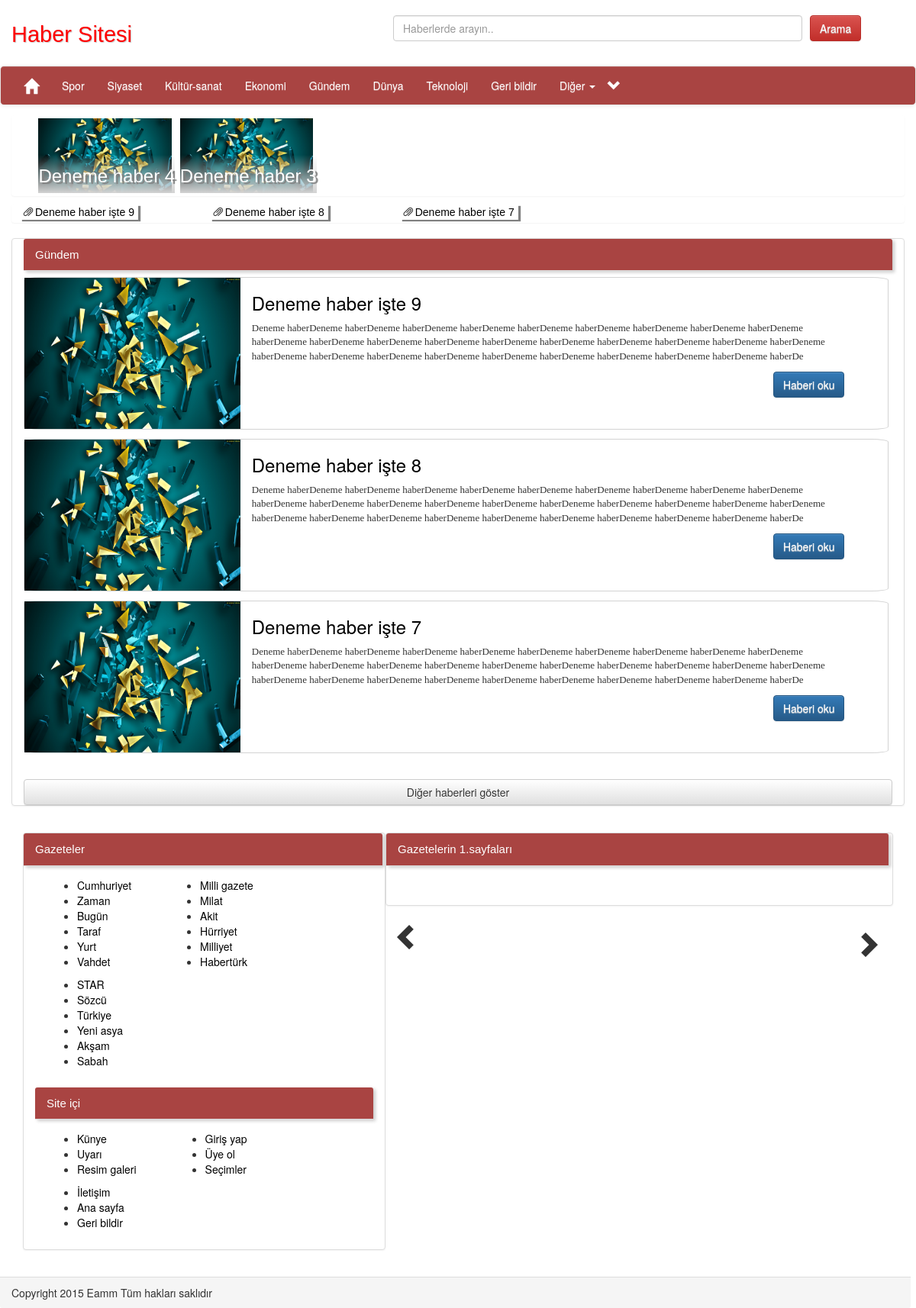
/1_gundem, run on the app's committed database.
### tables this page shows
CREATE TABLE IF NOT EXISTS `haberler` (
  `id` int(11) NOT NULL,
  `baslik` varchar(225) NOT NULL,
  `metin` text NOT NULL,
  `aciklama` varchar(180) NOT NULL,
  `tik` int(11) NOT NULL DEFAULT '0',
  `etiketler` varchar(220) NOT NULL,
  `tarih` varchar(180) NOT NULL,
  `resimurl` varchar(225) NOT NULL,
  `katagoriid` int(11) NOT NULL,
  `perma` varchar(180) NOT NULL,
  `slider` int(11) NOT NULL DEFAULT '0',
  `ust` int(11) NOT NULL DEFAULT '0',
  `katagoriperma` varchar(140) NOT NULL,
  `hedef` varchar(140) NOT NULL
);

CREATE TABLE IF NOT EXISTS `katagoriler` (
  `id` int(11) NOT NULL,
  `katagoriad` varchar(180) NOT NULL,
  `altkatagori` int(11) NOT NULL DEFAULT '0',
  `altkatagoriid` int(11) NOT NULL,
  `perma` varchar(100) NOT NULL
);

### application/controllers/katagori.php (called while the page is built, shortened)
<?php
class katagori extends CI_Controller {
	public function index()
	{
		$this->load->helper("url");
		$haberliste = $this->anasayfa_model->habercek();
		$data["haberler"]=$haberliste;
		$data["encoktik"]=$this->anasayfa_model->encoktik();
		$data["deger"]=$this->uri->segment(2,0);
		$data["id"]=$this->uri->segment(1,0);
		$this->load->model("katagori_model");
		$data["gelen"]=$this->katagori_model->yazicek($data["id"]);
		$data["kbilgi"]=$this->katagori_model->kbilgi($data["deger"],$data["id"]);
		$this->load->view('katagori_view',$data);
	}
}
?>

### index.php (called while the page is built, shortened)
<?php
require_once BASEPATH.'core/CodeIgniter.php';

### application/models/anasayfa_model.php (called while the page is built, shortened)
<?php
class anasayfa_model extends CI_Model {
public function habercek(){
$this->db->select("*");
$this->db->from("haberler");
$this->db->order_by("id","desc");
$this->db->limit("9");
$getir = $this->db->get();
if($getir->num_rows()){
return $getir->result_array();
}else {
return false;
}
}
public function encoktik()
{
$this->db->select("*");
$this->db->from("haberler");
$this->db->order_by("tik","desc");
$this->db->limit("5");
$getir = $this->db->get();
if($getir->num_rows()){
return $getir->result_array();
}else {
return false;
}
}
}
?>

### application/models/katagori_model.php (called while the page is built)
<?php
class katagori_model extends CI_Model {
public function yazicek($kid){
$this->db->select("*");
$this->db->from("haberler");
$this->db->where("katagoriid",$kid);
$this->db->order_by("id","desc");
$this->db->limit(3);
$getir = $this->db->get();
if($getir->num_rows()){
return $getir->result_array();
}else {
return false;
}
}
public function kbilgi($perma,$id){
$this->db->select("*");
$sorgu = array("perma"=>$perma,"id"=>$id);
$this->db->where($sorgu);
$this->db->from("katagoriler");
$query = $this->db->get();
$query = $query->row_array();
return $query;
}
}
?>

### application/views/katagori_view.php (the view, shortened to what this page needs)
<?php
if($_SERVER['PHP_SELF']!="".base_url()."application/views/katagori_view.php"){
?>
<!DOCTYPE html>
<html>
<head>
<link rel="stylesheet" type="text/css" href="<?php echo base_url(); ?>assets/css/bootstrap.css" />
<link rel="stylesheet" type="text/css" href="<?php echo base_url(); ?>assets/css/bootstrap.min.css" />
<link rel="stylesheet" type="text/css" href="<?php echo base_url(); ?>assets/css/bootstrap-theme.css" />
<link rel="stylesheet" type="text/css" href="<?php echo base_url(); ?>assets/css/katagori.css" />
</head>
<body>
<div class="container-fluid">
<?php
$data["usthaber"]=$haberler;
 		$this->load->view("header_view",$data);
 ?>
<div class="panel panel-default col-md-12">
<div class="kpla panel-heading"><?php echo $kbilgi["katagoriad"]; ?></div>
<ul class="list-inline" id="katagorul">
<?php
foreach($gelen as $katagori){
	?>
<li class="<?php echo $katagori["katagoriid"]; ?>" id='<?php echo $katagori["id"]; ?>'><div class="ihaber col-md-12">
<a target="_blank" href='<?php echo $katagori["hedef"]; ?>'>	<img src='<?php echo $katagori["resimurl"]; ?>' alt='resim' id="hbrresim"/>
</a>
<div id="detay">
<a target="_blank" href='<?php echo $katagori["hedef"]; ?>'><h3 id="dbaslik"><?php echo $katagori["baslik"]; ?></h3></a>
<p id="daciklama"><?php echo substr($katagori["metin"],0,350); ?></p>
<a href="<?php echo base_url(); ?>h/<?php echo $katagori["id"]."_".$katagori["perma"]; ?>" class="btn btn-primary right">Haberi oku</a>
</div>
</div></li>
<?php } ?>
</ul>
<?php
	if(!empty($gelen)){
		?><br>
<a id="katagoricek" class="col-md-12 btn btn-default">Diğer haberleri göster</a>
<?php
	}
 ?>
</div>
<?php $this->load->view("footer_view"); ?>
</body>
</html>
<?php }else {echo "Buraya giriş yasak";} ?>

### application/views/header_view.php (shortened to what this page needs)
<?php
if($_SERVER['PHP_SELF']!="".base_url()."application/views/header_view.php"){
?>
<link rel="stylesheet" type="text/css" href="<?php echo base_url(); ?>assets/css/header.css" />
<div class="row header">
<div class="col-md-5 wd">
<h3 id="logo">Haber Sitesi</h3>
</div>
<div style="padding-top:20px" class="arama col-md-7">
<form action="sonuclar" method="get">
	<input autocomplete="off" style="float:left;width:80%;margin-right:10px" type="text" class="form-control" name="ara" placeholder="Haberlerde arayın.." />
	<input style="float:left" type="submit" id="arabuton" class="btn btn-danger" value="Arama" />
</form>
</div>
<nav class="ustmenu col-md-12 navbar navbar-default">
  <div id="ustmenu" class="container-fluid">
    <div class="collapse navbar-collapse" id="bs-example-navbar-collapse-1">
      <ul id="ustul" class="nav navbar-nav">
        <li>
    <div class="navbar-header">
      <a class="navbar-brand" href="<?php echo base_url(); ?>"> <span class="glyphicon glyphicon-home" style="font-size:20px"></span></a>
    </div>
</li>
        <li>
<a href='<?php echo base_url(); ?>2_spor'>Spor</a>
</li>
<li>
<a href='<?php echo base_url(); ?>3_siyaset'>Siyaset</a>
</li>
<li>
<a href='<?php echo base_url(); ?>7_kultur-sanat'>Kültür-sanat</a>
</li>
<li>
<a href='<?php echo base_url(); ?>4_ekonomi'>Ekonomi</a>
</li>
<li>
<a href='<?php echo base_url(); ?>1_gundem'>Gündem</a>
</li>
<li>
<a href='<?php echo base_url(); ?>5_dunya'>Dünya</a>
</li>
<li>
<a href='<?php echo base_url(); ?>6_teknoloji'>Teknoloji</a>
</li>
<li>
<a href='<?php echo base_url(); ?>iletisim'>Geri bildir</a>
</li>
        <li class="dropdown">
          <a href="#" class="dropdown-toggle" data-toggle="dropdown" role="button" aria-haspopup="true" aria-expanded="false">Diğer <span class="caret"></span></a>
        </li>
  <li><span id="down" style="font-size:18px;margin-top:15px" class="glyphicon glyphicon-chevron-down"></span>
      <span style="font-size:18px;margin-top:15px;display:none" id="up" class="glyphicon glyphicon-chevron-up"></span></li>
      </ul>
    </div>
  </div>
</nav>
</div>
<div class="col-md-12 panel panel-default usthaber">
<?php foreach($usthaber as $ust){
if($ust["ust"]=="1"){ ?>
<div class="usteleman col-md-2">
<div id="imgbox">
	<a href='<?php echo base_url(); ?>h/<?php echo $ust["id"]."_".$ust["perma"]; ?>'>
  <img src='<?php echo $ust["resimurl"]; ?>' id="usthaberresim" alt="resim"/>
<h3 id="usthbslk"><?php echo $ust["baslik"]; ?></h3>
</a>
</div>
</div><?php } ?>
<?php } ?>
</div>
<div class="col-md-12 panel panel-default kayanhaber">
<marquee>
<ul class="list-inline">
<?php foreach($usthaber as $kayan){
  if($kayan["ust"]=="3"){
  ?>
<li><span class="nw glyphicon glyphicon-paperclip"></span><a href='<?php echo $kayan["hedef"]; ?>'><?php echo $kayan["baslik"]; ?></a></li>
<?php } } ?>
</ul>
</marquee>
</div>
<?php }else {echo "Buraya giriş yasak";} ?>

### application/views/footer_view.php (shortened to what this page needs)
<?php
if($_SERVER['PHP_SELF']!="".base_url()."application/views/footer_view.php"){
?>
<div class="row">
<link rel="stylesheet" type="text/css" href="<?php echo base_url(); ?>assets/css/footer.css" />
<div class="col-md-12 footer">
<div class="panel-body">
<div class="col-md-5 panel panel-default">
<div style="width:106%" class="kp panel-heading">Gazeteler</div>
<div class="panel-body">
	<ul style="float:left;margin-right:50px;">
		<li><a href="http://www.cumhuriyet.com.tr/">Cumhuriyet</a></li>
		<li><a href="http://www.zaman.com.tr/haber">Zaman</a></li>
		<li><a href="http://www.bugun.com.tr/">Bugün</a></li>
		<li><a href="http://www.taraf.com.tr/">Taraf</a></li>
		<li><a href="http://www.yurtgazetesi.com.tr/">Yurt</a></li>
		<li><a href="http://www.gazetevahdet.com/">Vahdet</a></li>
	</ul>
	<ul style="float:left;margin-right:50px;">
		<li><a href="http://www.milligazete.com.tr/">Milli gazete</a></li>
		<li><a href="http://www.milatgazetesi.com/">Milat</a></li>
		<li><a href="http://www.yeniakit.com.tr/">Akit</a></li>
		<li><a href="http://www.hurriyet.com.tr/">Hürriyet</a></li>
		<li><a href="http://www.milliyet.com.tr/">Milliyet</a></li>
		<li><a href="http://haberturk.com">Habertürk</a></li>
	</ul>
	<ul style="float:left;">
		<li><a href="http://star.com.tr">STAR</a></li>
		<li><a href="http://sozcu.com.tr">Sözcü</a></li>
		<li><a href="http://turkiyegazetesi.com.tr">Türkiye</a></li>
		<li><a href="http://yeniasya.com.tr">Yeni asya</a></li>
		<li><a href="http://aksam.com.tr">Akşam</a></li>
		<li><a href="http://sabah.com.tr">Sabah</a></li>
	</ul>
</div>
<div class="panel-heading">Site içi</div>
<div class="panel-body">
<ul style="float:left;margin-right:50px;">
		<li><a href="<?php echo base_url(); ?>bilgi/kunye">Künye</a></li>
		<li><a href="<?php echo base_url(); ?>bilgi/uyari">Uyarı</a></li>
		<li><a href="<?php echo base_url(); ?>resimgaleri">Resim galeri</a></li>
	</ul>
<ul style="float:left;margin-right:50px;">
		<li><a href="<?php echo base_url(); ?>uyelik/">Giriş yap</a></li>
		<li><a href="<?php echo base_url(); ?>uyelik/">Üye ol</a></li>
		<li><a href="<?php echo base_url(); ?>secimler/">Seçimler</a></li>
	</ul>
<ul style="float:left;">
		<li><a href="<?php echo base_url(); ?>iletisim/">İletişim</a></li>
		<li><a href="<?php echo base_url(); ?>">Ana sayfa</a></li>
		<li><a href="<?php echo base_url(); ?>iletisim/">Geri bildir</a></li>
	</ul>
</div>
</div>
<div class="col-md-7 panel panel-default">
<div width="105%" class="kp panel-heading">Gazetelerin 1.sayfaları</div>
<div class="panel-body">
<ul class="list-inline">
		<li class="col-md-2 hidden-sm hidden-xs" id="prev"><span class='glyphicon glyphicon-chevron-left'></span></li>
</ul>
<ul id="goruntule" class="col-md-12 list-inline goruntule">
	<li class="col-md-3"><?php gazetecek("http://www.ensonhaber.com/milligazete-gazetesi.htm"); ?></li>
	<li class="col-md-3"><?php gazetecek("http://www.ensonhaber.com/vahdet-gazetesi.htm"); ?></li>
	<li class="col-md-3"><?php gazetecek("http://www.ensonhaber.com/turkiye-gazetesi.htm"); ?></li>
	<li class="col-md-3"><?php gazetecek("http://www.ensonhaber.com/milliyet-gazetesi.htm"); ?></li>
</ul>
<ul class="list-inline">
	<li class="col-md-2 hidden-sm hidden-xs" id="next"><span class='glyphicon glyphicon-chevron-right'></span></li>
</ul>
</div>
</div>
</div>
<div style="width:102%" class="kp panel-footer">Copyright 2015 Eamm Tüm hakları saklıdır</div>
</div>
</div>
<?php
}else {
	echo "Buraya giriş yasak";
}
?>

### assets/css/katagori.css (style rules this page uses)
a { color:black; }
.ihaber { height:200px;border:1px solid lightgray; border-radius:2%; margin-top:8px; padding:0; }
#hbrresim { width:25%; height:100%; float:left; }
p#daciklama { font-family: Verdana; font-size:13px; }
#detay { float:left; width:70%; padding-left:15px; }
.right { float:right; }

### assets/css/header.css (style rules this page uses)
a { color:black; }
h3#logo { margin-top:30px; font-size:29px; font-family: sans-serif; color:#f00; text-shadow:1px 1px 1px #ccc; }
.ustmenu { padding:0; margin-top:-14px; background-image: -webkit-linear-gradient(bottom, #a94442 0%, #337ab7100%); background-image: -o-linear-gradient(top, #a94442 0%, #a94442 100%); background-image: -webkit-gradient(linear, left top, left bottom, from(#a94442), to(#a94442)); background-image: linear-gradient(to bottom, #a94442 0%, #a94442 100%); color:white; }
a.navbar-brand { margin:0; }
#ustmenu a { color:white; }
.usteleman { margin-left:-5px; border:1px solid transparent ; }
.usthaber { border:1px solid transparent; padding:2px; padding-left:2%; margin-top:-7px; }
#imgbox { width:110%; height:100%; }
.arama { height:100px; background-image: linear-gradient(to bottom, transparent 0px, white 100%); background-repeat: repeat-x; }
img#usthaberresim { width:100%; height:100%; }
h3#usthbslk { font-family:Arial; z-index:3; margin-top:-50px; padding-top:15px; background-image: linear-gradient(to bottom, transparent 0px, lightgray 100%); background-repeat: repeat-x; width:95%; height:50px; color:white; position:absolute; text-shadow: 3px 2px 1px gray; transition:background-image 1s }
.kayanhaber { margin-top:-10px; max-height:25px; padding-top:-5px; font-family:Arial; border:1px solid transparent; }
.kayanhaber ul li { margin-right:90px; box-shadow: 3px 2px 1px gray; }
.nw { margin-right:3px; font-size:12px; }

### assets/css/footer.css (style rules this page uses)
.kp { margin-left:-15px; width:104%; }
#prev { position: absolute; z-index: 5; font-size:35px; margin-top:8%; float:left; margin-left:-20px; }
#next { position: absolute; z-index: 5; font-size:35px; margin-top:8%; float:right; margin-left:-20px; }

### application/views/header_view.php (style rules this page uses)
a { color:black; }

### data on the page
haberler: resimurl (picture), baslik "Deneme haber 4"
haberler: resimurl (picture), baslik "Deneme haber 3"
haberler: baslik "Deneme haber işte 9", resimurl (picture), metin "Deneme haberDeneme haberDeneme haberDeneme haberDeneme haberDeneme haberDeneme haberDeneme haberDeneme haberDeneme haberDeneme haberDeneme haberDeneme haberDeneme haberDeneme haberDeneme haberDeneme haberDeneme haberDeneme haberDeneme haberDeneme haberDeneme haberDeneme haberDeneme haberDeneme haberDeneme haberDeneme haberDeneme haberDeneme haberDe"
haberler: baslik "Deneme haber işte 8", resimurl (picture), metin "Deneme haberDeneme haberDeneme haberDeneme haberDeneme haberDeneme haberDeneme haberDeneme haberDeneme haberDeneme haberDeneme haberDeneme haberDeneme haberDeneme haberDeneme haberDeneme haberDeneme haberDeneme haberDeneme haberDeneme haberDeneme haberDeneme haberDeneme haberDeneme haberDeneme haberDeneme haberDeneme haberDeneme haberDeneme haberDe"
haberler: baslik "Deneme haber işte 7", resimurl (picture), metin "Deneme haberDeneme haberDeneme haberDeneme haberDeneme haberDeneme haberDeneme haberDeneme haberDeneme haberDeneme haberDeneme haberDeneme haberDeneme haberDeneme haberDeneme haberDeneme haberDeneme haberDeneme haberDeneme haberDeneme haberDeneme haberDeneme haberDeneme haberDeneme haberDeneme haberDeneme haberDeneme haberDeneme haberDeneme haberDe"
katagoriler: katagoriad "Gündem"
